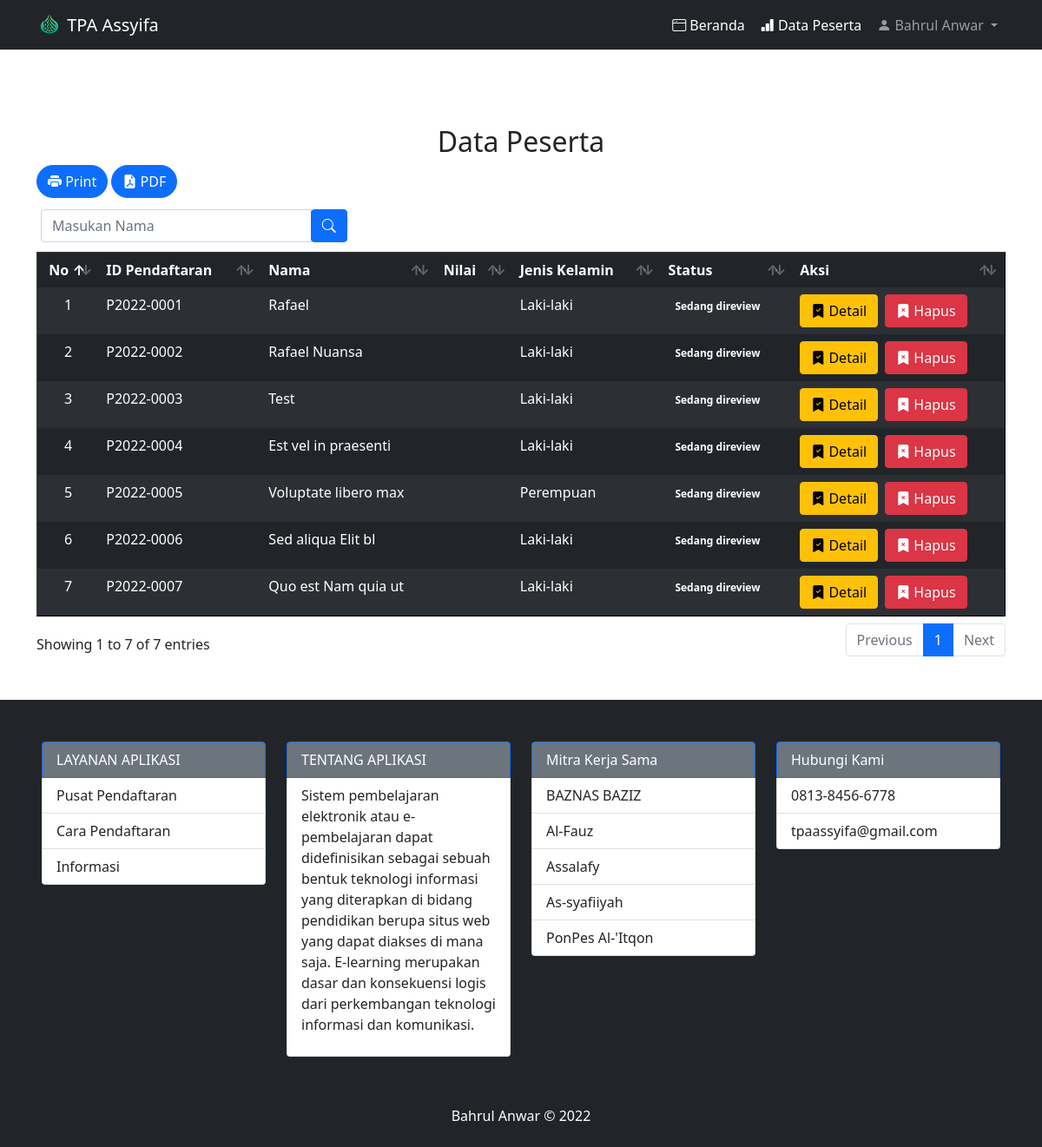
Page /admin/data-peserta.php (signed in) on the committed database.
### tables this page shows
CREATE TABLE `tb_pendaftaran` (
  `id_pendaftaran` char(10) NOT NULL,
  `tgl_daftar` date NOT NULL,
  `th_ajaran` varchar(9) NOT NULL,
  `jurusan` varchar(50) NOT NULL,
  `nm_peserta` varchar(50) NOT NULL,
  `email` varchar(255) NOT NULL,
  `status_email` tinyint(1) NOT NULL DEFAULT '0',
  `password` varchar(255) NOT NULL,
  `tmp_lahir` varchar(50) NOT NULL,
  `tgl_lahir` date NOT NULL,
  `jk` enum('Laki-laki','Perempuan') NOT NULL,
  `agama` varchar(15) NOT NULL,
  `almt_peserta` text NOT NULL,
  `photo` varchar(200) DEFAULT NULL,
  `berkas_ijazah_sd` varchar(255) DEFAULT NULL,
  `nilai_ijazah_sd` int(5) DEFAULT NULL,
  `berkas_ijazah_smp` varchar(255) DEFAULT NULL,
  `nilai_ijazah_smp` int(5) DEFAULT NULL,
  `berkas_ijazah_smk` varchar(255) DEFAULT NULL,
  `nilai_ijazah_smk` int(5) DEFAULT NULL,
  `status_terima` varchar(100) NOT NULL DEFAULT 'Sedang direview',
  `token_verifikasi` varchar(255) DEFAULT NULL
);

### admin/data-peserta.php (the view, shortened to what this page needs)
<?php
include '../config/koneksi.php';
?>
<!DOCTYPE html>
<html lang="en">
<head>
    <link rel="stylesheet" href="../css/dataTables.bootstrap5.min.css">
    <link rel="../stylesheet" href="swalert/sweetalert2.min.css">
    <link rel="stylesheet" href="https://cdn.jsdelivr.net/npm/bootstrap-icons@1.5.0/font/bootstrap-icons.css">
    <link href="../css/bootstrap.min.css" rel="stylesheet">
</head>
<body>
    <nav class="navbar navbar-expand-lg nav-tabs navbar-dark bg-dark fixed-top">
        <div class="container">
            <a class="navbar-brand" href="#">
                <img src="../img/Logo Assyifa2021.png" alt="" width="30" height="24" class="d-inline-block align-text-top">
                TPA Assyifa
            </a>
            <div class="collapse navbar-collapse justify-content-end" id="navbarNavDropdown">
                <ul class="navbar-nav">
                    <li class="nav-item">
                        <a class="nav-link text-white rounded-pill" aria-current="page" href="beranda.php"><i class="bi bi-window"></i> Beranda</a>
                    </li>
                    <li class="nav-item">
                        <a class="nav-link text-white rounded-pill" href="data-peserta.php"><i class="bi bi-bar-chart-fill"></i> Data Peserta</a>
                    </li>
                    <li class="nav-item dropdown">
                        <a class="nav-link dropdown-toggle rounded-pill" href="#" id="navbarDropdownMenuLink" role="button" data-bs-toggle="dropdown" aria-expanded="false">
                            <i class="bi bi-person-fill"></i> <?php echo $_SESSION['nama']; ?>
                        </a>
                    </li>
                </ul>
            </div>
        </div>
    </nav>
    <section class="mt-5 mb-5 pt-5">
        <h2 class="text-center pt-5">Data Peserta</h2>
        <div class="container table-responsive">
            <a href="cetak/cetak-peserta.php" target="_blank" class="btn btn-primary mb-2 rounded-pill"><i class="bi bi-printer-fill"></i> Print</a>
            <a href="cetak/cetak-peserta-pdf.php" target="_blank" class="btn btn-primary mb-2 rounded-pill"><i class="bi bi-file-earmark-pdf-fill"></i> PDF</a>
            <form style="margin: 5px;" method="GET" action="data-peserta.php">
                <div class="row">
                    <div class="col-xs-6 col-md-4">
                        <div class="input-group">
                            <input required type="text" class="form-control" placeholder="Masukan Nama" id="search" name="search" autocomplete="off" <?php if (isset($_GET['search'])) { ?> value="<?= $_GET['search'] ?>" <?php } ?> />
                            <div class="input-group-btn">
                                <button class="btn btn-primary" type="submit">
                                    <i class="bi bi-search"></i>
                                </button>
                            </div>
                        </div>
                    </div>
                </div>
            </form>
            <table id="example" class="table table-borderless table-dark table-striped table-hover" border="1">
                <thead>
                    <tr>
                        <th class="text-center">No</th>
                        <th>ID Pendaftaran</th>
                        <th>Nama</th>
                        <th>Nilai</th>
                        <th>Jenis Kelamin</th>
                        <th>Status</th>
                        <th>Aksi</th>
                    </tr>
                </thead>
                <tbody>
                    <?php
                    $no = 1;
                    if (isset($_GET['search'])) {
                        $time_start = microtime(true);
                        usleep(100);
                        $string = '';
                        $search = $_GET['search'];
                        $query = mysqli_query($conn, "SELECT nm_peserta FROM tb_pendaftaran order by nm_peserta ASC");
                        while (($data = mysqli_fetch_assoc($query))) {
                            $string .= ' ';
                            $string .= $data['nm_peserta'];
                        }
                        $index = BoyerMoore($string, $search);
                        $list_peserta = mysqli_query($conn, "SELECT * FROM tb_pendaftaran WHERE nm_peserta LIKE '%$search%' ORDER BY nm_peserta ASC");
                        $jml_data = mysqli_num_rows($list_peserta);
                        $time_end = microtime(true);
                        $time = $time_end - $time_start;
                    } else {
                        $list_peserta = mysqli_query($conn, "SELECT * FROM tb_pendaftaran");
                    }
                    while ($row = mysqli_fetch_array($list_peserta)) {
                    ?>
                        <tr>
                            <td class="text-center"><?php echo $no++ ?></td>
                            <td><?php echo $row['id_pendaftaran'] ?></td>
                            <td><?php echo $row['nm_peserta'] ?></td>
                            <td><?php echo $row['nilai'] ?></td>
                            <td><?php echo $row['jk'] ?></td>
                            <?php if($row['status_terima']=="Sedang direview"){ ?>
                                <td><span class="badge rounded-pill bg-gray">Sedang direview</span></td>
                            <?php }else if($row['status_terima']=="Diterima"){ ?>
                                <td><span class="badge rounded-pill bg-success">Diterima</span></td>
                            <?php }else{ ?>
                                <td><span class="badge rounded-pill bg-danger">Tidak Diterima</span></td>
                            <?php } ?>
                            <td class="d-flex gap-2">
                                <a class="btn btn-warning" href="detail-peserta.php?id=<?php echo $row['id_pendaftaran'] ?>"><i class="bi bi-bookmark-check-fill"></i> Detail</a>
                                <a class="btn btn-danger" href="hapus-peserta.php?id=<?php echo $row['id_pendaftaran'] ?>" onclick="return Swal.fire({
                                                                                                                                                    position: 'top-center',
                                                                                                                                                    icon: 'success',
                                                                                                                                                    title: 'Data berhasil dihapus',
                                                                                                                                                    showConfirmButton: false,
                                                                                                                                                    timer: 2000
                                                                                                                                                }); ">
                                    <i class="bi bi-bookmark-x-fill"></i> Hapus</a>
                            </td>
                        </tr>
                    <?php } ?>
                </tbody>
            </table>
        </div>
    </section>
    <footer class="bg-dark text-white p-5">
        <div class="row">
            <div class="col-md-3">
                <ul class="list-group">
                    <li class="list-group-item active bg-secondary">LAYANAN APLIKASI</li>
                    <li class="list-group-item">Pusat Pendaftaran</li>
                    <li class="list-group-item">Cara Pendaftaran</li>
                    <li class="list-group-item">Informasi</li>
                </ul>
            </div>
            <div class="col-md-3">
                <ul class="list-group">
                    <li class="list-group-item active bg-secondary">TENTANG APLIKASI</li>
                    <li class="list-group-item">
                        <p>
                            Sistem pembelajaran elektronik atau e-pembelajaran dapat didefinisikan sebagai sebuah bentuk teknologi
                            informasi yang diterapkan di bidang pendidikan berupa situs web yang dapat diakses di mana saja. E-learning
                            merupakan dasar dan konsekuensi logis dari perkembangan teknologi informasi dan komunikasi.
                        </p>
                    </li>
                </ul>
            </div>
            <div class="col-md-3">
                <ul class="list-group">
                    <li class="list-group-item active bg-secondary">Mitra Kerja Sama</li>
                    <li class="list-group-item">BAZNAS BAZIZ</li>
                    <li class="list-group-item">Al-Fauz</li>
                    <li class="list-group-item">Assalafy</li>
                    <li class="list-group-item">As-syafiiyah</li>
                    <li class="list-group-item">PonPes Al-'Itqon</li>
                </ul>
            </div>
            <div class="col-md-3">
                <ul class="list-group">
                    <li class="list-group-item active bg-secondary">Hubungi Kami</li>
                    <li class="list-group-item">0813-8456-6778</li>
                    <li class="list-group-item">tpaassyifa@gmail.com</li>
                </ul>
            </div>
        </div>
    </footer>
    <div class="copyright text-center text-white font-weight-bold bg-dark p-2">
        <p>Bahrul Anwar &copy; 2022</p>
    </div>
</body>
</html>

### rows in the picture
tb_pendaftaran: id_pendaftaran "P2022-0001", nm_peserta "Rafael", jk "Laki-laki", status_terima "Sedang direview"
tb_pendaftaran: id_pendaftaran "P2022-0002", nm_peserta "Rafael Nuansa", jk "Laki-laki", status_terima "Sedang direview"
tb_pendaftaran: id_pendaftaran "P2022-0003", nm_peserta "Test", jk "Laki-laki", status_terima "Sedang direview"
tb_pendaftaran: id_pendaftaran "P2022-0004", nm_peserta "Est vel in praesenti", jk "Laki-laki", status_terima "Sedang direview"
tb_pendaftaran: id_pendaftaran "P2022-0005", nm_peserta "Voluptate libero max", jk "Perempuan", status_terima "Sedang direview"
tb_pendaftaran: id_pendaftaran "P2022-0006", nm_peserta "Sed aliqua Elit bl", jk "Laki-laki", status_terima "Sedang direview"
tb_pendaftaran: id_pendaftaran "P2022-0007", nm_peserta "Quo est Nam quia ut", jk "Laki-laki", status_terima "Sedang direview"

### other values in the picture
$_SESSION['nama'] "Bahrul Anwar"
